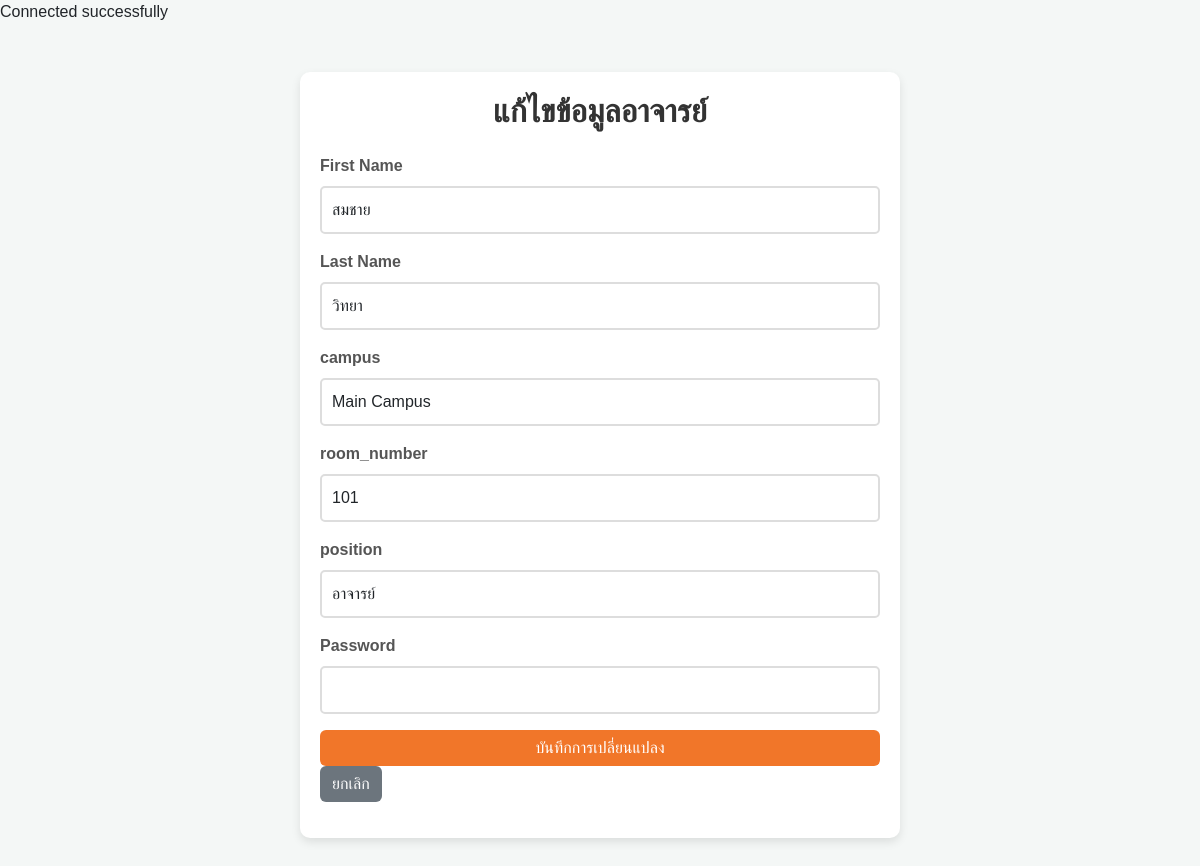
The app's page /admin/admin_edit_teacher_process.php?officer_id=1 (signed in) with its own data.
### tables this page shows
CREATE TABLE `teacher` (
  `officer_id` varchar(13) NOT NULL,
  `password` varchar(255) NOT NULL COMMENT 'รหัสผ่าน',
  `f_name` varchar(255) NOT NULL COMMENT 'ชื่อ',
  `l_name` varchar(255) NOT NULL COMMENT 'นามสกุล',
  `campus` varchar(255) NOT NULL,
  `room_number` varchar(10) NOT NULL,
  `position` varchar(255) NOT NULL,
  `profile_image` longtext DEFAULT NULL
);

### admin/admin_edit_teacher_process.php (the view, shortened to what this page needs)
<?php
include '/xampp/htdocs/Project_Final/server.php';
if (isset($_GET['officer_id'])) {
    $officer_id = intval($_GET['officer_id']);
    $sql = "SELECT * FROM teacher WHERE officer_id = $officer_id";
    $result = $conn->query($sql);
    if ($result->num_rows > 0) {
        $row = $result->fetch_assoc();
    } else {
        echo "ไม่พบข้อมูล";
        exit();
    }
} else {
    echo "ไม่มีการระบุ ID อาจารย์";
    exit();
}
?>
<!DOCTYPE html>
<html lang="en">
<head>
    <link href="https://cdn.jsdelivr.net/npm/bootstrap@5.3.0-alpha1/dist/css/bootstrap.min.css" rel="stylesheet">
</head>
<body>
<div class="container mt-5">
    <h2 class="mb-4">แก้ไขข้อมูลอาจารย์</h2>
    <form action="admin_edit_teacher_process_save.php" method="POST">
        <div class="mb-3">
            <label for="f_name" class="form-label">First Name</label>
            <input type="text" class="form-control" id="f_name" name="f_name" value="<?php echo htmlspecialchars($row['f_name']); ?>" required>
        </div>
        <div class="mb-3">
            <label for="l_name" class="form-label">Last Name</label>
            <input type="text" class="form-control" id="l_name" name="l_name" value="<?php echo htmlspecialchars($row['l_name']); ?>" required>
        </div>
        <div class="mb-3">
            <label for="campus" class="form-label">campus</label>
            <input type="text" class="form-control" id="campus" name="campus" value="<?php echo htmlspecialchars($row['campus']); ?>" required>
        </div>
        <div class="mb-3">
            <label for="room_number" class="form-label">room_number</label>
            <input type="text" class="form-control" id="room_number" name="room_number" value="<?php echo htmlspecialchars($row['room_number']); ?>" required>
        </div>
        <div class="mb-3">
            <label for="position" class="form-label">position</label>
            <input type="text" class="form-control" id="position" name="position" value="<?php echo htmlspecialchars($row['position']); ?>" required>
        </div>
        <div class="mb-3">
            <label for="password" class="form-label">Password</label>
            <input type="password" class="form-control" id="password" name="password" required>
        </div>
        <button type="submit" class="btn btn-primary">บันทึกการเปลี่ยนแปลง</button>
        <a href="admin_dashboard.php" class="btn btn-secondary">ยกเลิก</a>
    </form>
</div>
</body>
</html>

### admin/admin_edit_teacher_process.php (style rules this page uses)
body { background: #f4f7f6; font-family: 'Arial', sans-serif; }
.container { max-width: 600px; background: white; padding: 20px; margin: 50px auto; border-radius: 10px; box-shadow: 0px 4px 10px rgba(0, 0, 0, 0.1); }
h2 { text-align: center; color: #333; font-weight: bold; margin-bottom: 20px; }
.form-label { font-weight: bold; color: #555; }
.form-control { border: 2px solid #ddd; border-radius: 5px; padding: 10px; font-size: 16px; }
button { width: 100%; padding: 12px; font-size: 18px; font-weight: bold; border-radius: 5px; transition: 0.3s; }
.btn-primary { background: #F17629; border: none; }
.btn-secondary { background: #6c757d; border: none; }

### records on screen
teacher: f_name "สมชาย", l_name "วิทยา", campus "Main Campus", room_number "101", position "อาจารย์"
